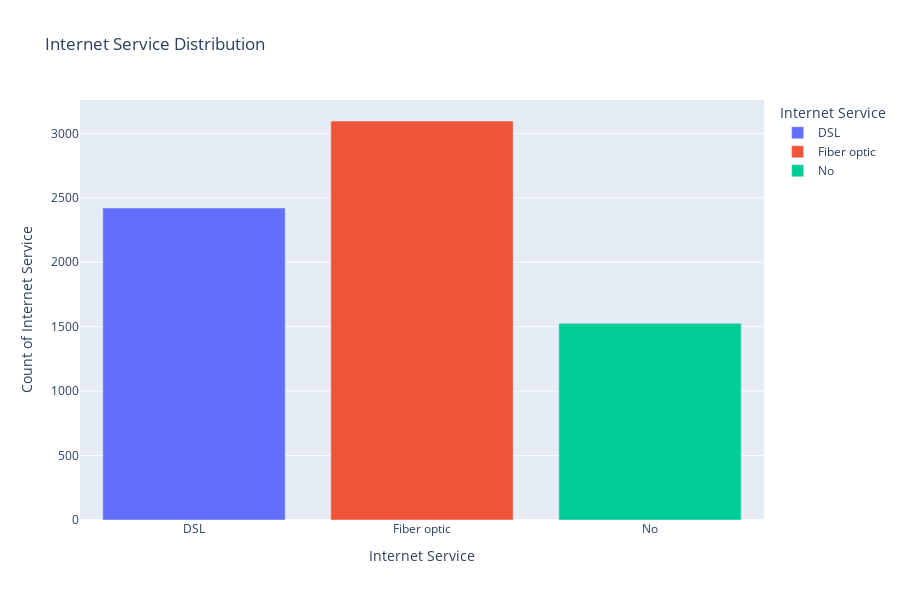

Notebook cell for this chart:
### Code cell
fig = px.bar(data_frame=telcom_internet_count, x = 'InternetService', y = 'Counts', color = 'InternetService', title='Internet Service Distribution')
fig.update_layout(autosize = False, width = 900, height = 600, xaxis_title = 'Internet Service', yaxis_title = 'Count of Internet Service', legend_title = 'Internet Service')

### Figure 1 — Plotly figure (JSON) as saved in the notebook; plotly's stock layout.template omitted (floating-point values rounded to 4 significant figures)
{"data": [{"alignmentgroup": "True", "hovertemplate": "InternetService=%{x}<br>Counts=%{y}<extra></extra>", "legendgroup": "DSL", "marker": {"color": "#636efa", "pattern": {"shape": ""}}, "name": "DSL", "offsetgroup": "DSL", "orientation": "v", "showlegend": true, "textposition": "auto", "type": "bar", "x": ["DSL"], "xaxis": "x", "y": [2421], "yaxis": "y"}, {"alignmentgroup": "True", "hovertemplate": "InternetService=%{x}<br>Counts=%{y}<extra></extra>", "legendgroup": "Fiber optic", "marker": {"color": "#EF553B", "pattern": {"shape": ""}}, "name": "Fiber optic", "offsetgroup": "Fiber optic", "orientation": "v", "showlegend": true, "textposition": "auto", "type": "bar", "x": ["Fiber optic"], "xaxis": "x", "y": [3096], "yaxis": "y"}, {"alignmentgroup": "True", "hovertemplate": "InternetService=%{x}<br>Counts=%{y}<extra></extra>", "legendgroup": "No", "marker": {"color": "#00cc96", "pattern": {"shape": ""}}, "name": "No", "offsetgroup": "No", "orientation": "v", "showlegend": true, "textposition": "auto", "type": "bar", "x": ["No"], "xaxis": "x", "y": [1526], "yaxis": "y"}], "layout": {"autosize": false, "barmode": "relative", "height": 600, "legend": {"title": {"text": "Internet Service"}, "tracegroupgap": 0}, "title": {"text": "Internet Service Distribution"}, "width": 900, "xaxis": {"anchor": "y", "categoryarray": ["DSL", "Fiber optic", "No"], "categoryorder": "array", "domain": [0, 1], "title": {"text": "Internet Service"}}, "yaxis": {"anchor": "x", "domain": [0, 1], "title": {"text": "Count of Internet Service"}}}}
